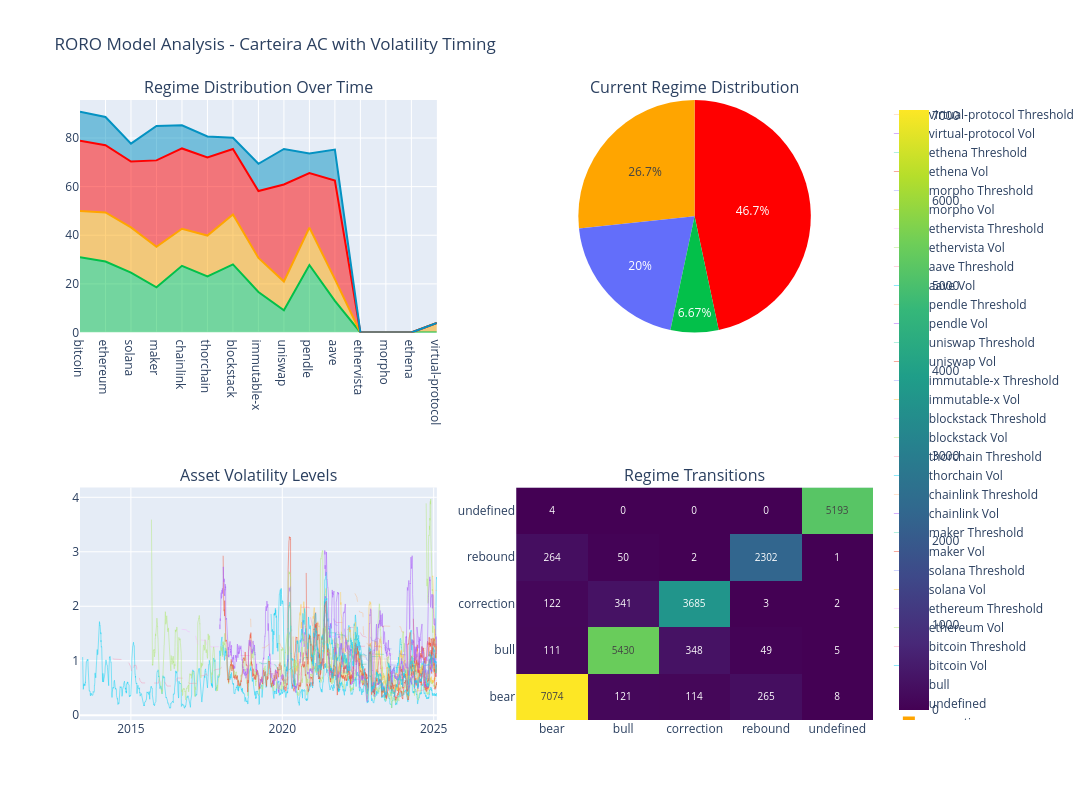

Source (notebook cell):
### Code cell
import pandas as pd
import numpy as np
import plotly.graph_objects as go
from plotly.subplots import make_subplots
from geckoAPI.assetsRoster import carteira_AC

def compute_momentum_regime(df: pd.DataFrame) -> pd.DataFrame:
    """
    Compute momentum-based regime classification with volatility timing
    """
    # Compute log returns
    returns = np.log(df).diff()
    
    # Compute momentum signals
    fast_momentum = returns.rolling(window=30).sum()  # 1-month momentum
    slow_momentum = returns.rolling(window=365).sum() # 12-month momentum
    
    # Compute 30-day realized volatility
    realized_vol = returns.rolling(window=30).std() * np.sqrt(252)  # Annualized
    
    # Define high volatility threshold (80th percentile of historical volatility)
    vol_threshold = realized_vol.rolling(window=365).quantile(0.8)
    
    # Convert to binary signals (+1 for positive, -1 for negative)
    fast_signal = np.sign(fast_momentum)
    slow_signal = np.sign(slow_momentum)
    
    # Initialize regime DataFrame
    regime = pd.DataFrame(index=df.index)
    
    # Classify regimes with volatility condition
    conditions = [
        # Bull: Strong uptrend (both fast and slow positive) + Low volatility
        (fast_signal == 1) & (slow_signal == 1) & (realized_vol <= vol_threshold),
        
        # Correction: Short-term weakness (fast negative, slow positive) + Low volatility
        (fast_signal == -1) & (slow_signal == 1) & (realized_vol <= vol_threshold),
        
        # Bear: Downtrend (both negative) OR High volatility
        ((fast_signal == -1) & (slow_signal == -1)) | (realized_vol > vol_threshold),
        
        # Rebound: Recovering trend (fast positive, slow negative) + Low volatility
        (fast_signal == 1) & (slow_signal == -1) & (realized_vol <= vol_threshold)
    ]
    
    choices = ['bull', 'correction', 'bear', 'rebound']
    regime['regime'] = np.select(conditions, choices, default='undefined')
    
    # Add metrics for reference
    regime['realized_volatility'] = realized_vol
    regime['volatility_threshold'] = vol_threshold
    regime['fast_momentum'] = fast_momentum
    regime['slow_momentum'] = slow_momentum
    
    return regime

def analyze_and_plot_regimes():
    """
    Analyze and plot regime distributions with volatility overlay
    """
    all_regimes = {}
    all_metrics = {}
    
    # Process each asset
    for asset in carteira_AC:
        try:
            # Load and clean data
            df = pd.read_csv(f'micro/assetData/{asset}.csv')
            df['date'] = pd.to_datetime(df['date'])
            df = df.sort_values('date').groupby('date').last().reset_index()
            df.set_index('date', inplace=True)
            
            # Compute regime and metrics
            regime_df = compute_momentum_regime(df.iloc[:, 0])
            all_regimes[asset] = regime_df['regime']
            all_metrics[asset] = {
                'vol': regime_df['realized_volatility'],
                'vol_threshold': regime_df['volatility_threshold'],
                'fast_momentum': regime_df['fast_momentum'],
                'slow_momentum': regime_df['slow_momentum']
            }
            
        except Exception as e:
            print(f"Error processing {asset}: {str(e)}")
    
    # Combine all regimes
    combined_regimes = pd.DataFrame(all_regimes)
    combined_regimes = combined_regimes.loc[~combined_regimes.index.duplicated(keep='last')]
    
    # Create plots
    fig = make_subplots(
        rows=2, cols=2,
        subplot_titles=(
            'Regime Distribution Over Time',
            'Current Regime Distribution',
            'Asset Volatility Levels',
            'Regime Transitions'
        ),
        specs=[[{"type": "xy"}, {"type": "domain"}],
               [{"type": "xy"}, {"type": "xy"}]]
    )
    
    # Define colors
    colors = {
        'bull': '#03C04A',     # Green
        'correction': '#FFA500', # Orange
        'bear': '#FF0000',      # Red
        'rebound': '#0492C2'    # Blue
    }
    
    # 1. Regime Distribution Over Time
    regime_counts = pd.DataFrame()
    for col in combined_regimes.columns:
        counts = pd.Series(combined_regimes[col]).value_counts()
        regime_counts[col] = counts
    
    regime_percentages = regime_counts.div(regime_counts.sum(axis=0), axis=1) * 100
    
    for regime in ['bull', 'correction', 'bear', 'rebound']:
        if regime in regime_percentages.index:
            fig.add_trace(
                go.Scatter(
                    x=regime_percentages.columns,
                    y=regime_percentages.loc[regime],
                    name=regime,
                    mode='lines',
                    line=dict(color=colors[regime]),
                    stackgroup='one'
                ),
                row=1, col=1
            )
    
    # 2. Current Regime Distribution (Pie Chart)
    latest_regimes = pd.Series(combined_regimes.iloc[-1]).value_counts()
    fig.add_trace(
        go.Pie(
            labels=latest_regimes.index,
            values=latest_regimes.values,
            marker_colors=[colors.get(r, '#GRAY') for r in latest_regimes.index]
        ),
        row=1, col=2
    )
    
    # 3. Volatility Plot
    for asset in all_metrics:
        fig.add_trace(
            go.Scatter(
                x=all_metrics[asset]['vol'].index,
                y=all_metrics[asset]['vol'],
                name=f"{asset} Vol",
                line=dict(width=1),
                opacity=0.5
            ),
            row=2, col=1
        )
        fig.add_trace(
            go.Scatter(
                x=all_metrics[asset]['vol_threshold'].index,
                y=all_metrics[asset]['vol_threshold'],
                name=f"{asset} Threshold",
                line=dict(dash='dash', width=1),
                opacity=0.3
            ),
            row=2, col=1
        )
    
    # 4. Regime Transitions Heatmap
    transitions = pd.DataFrame()
    for asset in combined_regimes.columns:
        series = combined_regimes[asset]
        curr_transitions = pd.crosstab(
            pd.Series(series), 
            pd.Series(series.shift(1))
        )
        transitions = transitions.add(curr_transitions, fill_value=0)
    
    fig.add_trace(
        go.Heatmap(
            z=transitions.values,
            x=transitions.columns,
            y=transitions.index,
            colorscale='Viridis',
            text=transitions.values.round(2),
            texttemplate='%{text}',
            textfont={"size": 10},
        ),
        row=2, col=2
    )
    
    # Update layout
    fig.update_layout(
        height=800,
        width=1200,
        showlegend=True,
        title_text="RORO Model Analysis - Carteira AC with Volatility Timing"
    )
    
    fig.show()
    
    # Define positioning advice
    positioning_map = {
        'bull': 'BUY - Fully Long Risk Assets',
        'correction': 'REDUCE - Partial Longs',
        'bear': 'SELL - Defensive Positioning',
        'rebound': 'GRADUAL BUY - Re-Entry Phase'
    }
    
    # Print summary statistics
    print("\nOverall Regime Distribution:")
    overall_dist = combined_regimes.values.flatten()
    overall_counts = pd.Series(overall_dist).value_counts()
    print((overall_counts / len(overall_dist) * 100).round(2))
    
    # Print current market analysis
    print("\nCurrent Market Analysis:")
    current_regimes = combined_regimes.iloc[-1].sort_index()
    
    for asset, regime in current_regimes.items():
        vol = all_metrics[asset]['vol'].iloc[-1]
        vol_threshold = all_metrics[asset]['vol_threshold'].iloc[-1]
        fast_mom = all_metrics[asset]['fast_momentum'].iloc[-1]
        slow_mom = all_metrics[asset]['slow_momentum'].iloc[-1]
        
        print(f"\n{asset.upper()}:")
        print(f"Regime: {regime}")
        print(f"Current Volatility: {vol:.2%}")
        print(f"Volatility Threshold: {vol_threshold:.2%}")
        print(f"Fast Momentum: {fast_mom:.2%}")
        print(f"Slow Momentum: {slow_mom:.2%}")
        print(f"Positioning: {positioning_map[regime]}")

# Run the analysis
analyze_and_plot_regimes()

### Figure 1 — Plotly figure (JSON) as saved in the notebook; plotly's stock layout.template omitted (floating-point values rounded to 4 significant figures; data arrays with more than 128 entries replaced by an {"elided": "..."} marker saying what was removed)
{"data": [{"line": {"color": "#03C04A"}, "mode": "lines", "name": "bull", "stackgroup": "one", "type": "scatter", "x": ["bitcoin", "ethereum", "solana", "maker", "chainlink", "thorchain", "blockstack", "immutable-x", "uniswap", "pendle", "aave", "ethervista", "morpho", "ethena", "virtual-protocol"], "xaxis": "x", "y": [30.97, 29.22, 24.63, 18.59, 27.43, 23.09, 28.02, 16.68, 9.147, 27.75, 13.01, null, null, null, null], "yaxis": "y"}, {"line": {"color": "#FFA500"}, "mode": "lines", "name": "correction", "stackgroup": "one", "type": "scatter", "x": ["bitcoin", "ethereum", "solana", "maker", "chainlink", "thorchain", "blockstack", "immutable-x", "uniswap", "pendle", "aave", "ethervista", "morpho", "ethena", "virtual-protocol"], "xaxis": "x", "y": [19.05, 20.18, 18.57, 16.67, 15.25, 16.79, 20.48, 14.0, 11.82, 15.39, 8.925, null, null, null, 3.902], "yaxis": "y"}, {"line": {"color": "#FF0000"}, "mode": "lines", "name": "bear", "stackgroup": "one", "type": "scatter", "x": ["bitcoin", "ethereum", "solana", "maker", "chainlink", "thorchain", "blockstack", "immutable-x", "uniswap", "pendle", "aave", "ethervista", "morpho", "ethena", "virtual-protocol"], "xaxis": "x", "y": [28.83, 27.66, 27.12, 35.53, 33.02, 32.1, 26.99, 27.49, 39.89, 22.47, 40.54, null, null, null, null], "yaxis": "y"}, {"line": {"color": "#0492C2"}, "mode": "lines", "name": "rebound", "stackgroup": "one", "type": "scatter", "x": ["bitcoin", "ethereum", "solana", "maker", "chainlink", "thorchain", "blockstack", "immutable-x", "uniswap", "pendle", "aave", "ethervista", "morpho", "ethena", "virtual-protocol"], "xaxis": "x", "y": [11.99, 11.6, 7.361, 14.18, 9.547, 8.616, 4.602, 11.23, 14.62, 8.02, 12.76, null, null, null, null], "yaxis": "y"}, {"domain": {"x": [0.55, 1], "y": [0.625, 1]}, "labels": ["bear", "correction", "undefined", "bull"], "marker": {"colors": ["#FF0000", "#FFA500", "#GRAY", "#03C04A"]}, "type": "pie", "values": [7, 4, 3, 1]}, {"line": {"width": 1}, "name": "bitcoin Vol", "opacity": 0.5, "type": "scatter", "x": {"elided": "4304 str values"}, "xaxis": "x2", "y": {"elided": "4304 float values"}, "yaxis": "y2"}, {"line": {"dash": "dash", "width": 1}, "name": "bitcoin Threshold", "opacity": 0.3, "type": "scatter", "x": {"elided": "4304 str values"}, "xaxis": "x2", "y": {"elided": "4304 float values"}, "yaxis": "y2"}, {"line": {"width": 1}, "name": "ethereum Vol", "opacity": 0.5, "type": "scatter", "x": {"elided": "3474 str values"}, "xaxis": "x2", "y": {"elided": "3474 float values"}, "yaxis": "y2"}, {"line": {"dash": "dash", "width": 1}, "name": "ethereum Threshold", "opacity": 0.3, "type": "scatter", "x": {"elided": "3474 str values"}, "xaxis": "x2", "y": {"elided": "3474 float values"}, "yaxis": "y2"}, {"line": {"width": 1}, "name": "solana Vol", "opacity": 0.5, "type": "scatter", "x": {"elided": "1766 str values"}, "xaxis": "x2", "y": {"elided": "1766 float values"}, "yaxis": "y2"}, {"line": {"dash": "dash", "width": 1}, "name": "solana Threshold", "opacity": 0.3, "type": "scatter", "x": {"elided": "1766 str values"}, "xaxis": "x2", "y": {"elided": "1766 float values"}, "yaxis": "y2"}, {"line": {"width": 1}, "name": "maker Vol", "opacity": 0.5, "type": "scatter", "x": {"elided": "2609 str values"}, "xaxis": "x2", "y": {"elided": "2609 float values"}, "yaxis": "y2"}, {"line": {"dash": "dash", "width": 1}, "name": "maker Threshold", "opacity": 0.3, "type": "scatter", "x": {"elided": "2609 str values"}, "xaxis": "x2", "y": {"elided": "2609 float values"}, "yaxis": "y2"}, {"line": {"width": 1}, "name": "chainlink Vol", "opacity": 0.5, "type": "scatter", "x": {"elided": "2650 str values"}, "xaxis": "x2", "y": {"elided": "2650 float values"}, "yaxis": "y2"}, {"line": {"dash": "dash", "width": 1}, "name": "chainlink Threshold", "opacity": 0.3, "type": "scatter", "x": {"elided": "2650 str values"}, "xaxis": "x2", "y": {"elided": "2650 float values"}, "yaxis": "y2"}, {"line": {"width": 1}, "name": "thorchain Vol", "opacity": 0.5, "type": "scatter", "x": {"elided": "2031 str values"}, "xaxis": "x2", "y": {"elided": "2031 float values"}, "yaxis": "y2"}, {"line": {"dash": "dash", "width": 1}, "name": "thorchain Threshold", "opacity": 0.3, "type": "scatter", "x": {"elided": "2031 str values"}, "xaxis": "x2", "y": {"elided": "2031 float values"}, "yaxis": "y2"}, {"line": {"width": 1}, "name": "blockstack Vol", "opacity": 0.5, "type": "scatter", "x": {"elided": "1934 str values"}, "xaxis": "x2", "y": {"elided": "1934 float values"}, "yaxis": "y2"}, {"line": {"dash": "dash", "width": 1}, "name": "blockstack Threshold", "opacity": 0.3, "type": "scatter", "x": {"elided": "1934 str values"}, "xaxis": "x2", "y": {"elided": "1934 float values"}, "yaxis": "y2"}, {"line": {"width": 1}, "name": "immutable-x Vol", "opacity": 0.5, "type": "scatter", "x": {"elided": "1193 str values"}, "xaxis": "x2", "y": {"elided": "1193 float values"}, "yaxis": "y2"}, {"line": {"dash": "dash", "width": 1}, "name": "immutable-x Threshold", "opacity": 0.3, "type": "scatter", "x": {"elided": "1193 str values"}, "xaxis": "x2", "y": {"elided": "1193 float values"}, "yaxis": "y2"}, {"line": {"width": 1}, "name": "uniswap Vol", "opacity": 0.5, "type": "scatter", "x": {"elided": "1607 str values"}, "xaxis": "x2", "y": {"elided": "1607 float values"}, "yaxis": "y2"}, {"line": {"dash": "dash", "width": 1}, "name": "uniswap Threshold", "opacity": 0.3, "type": "scatter", "x": {"elided": "1607 str values"}, "xaxis": "x2", "y": {"elided": "1607 float values"}, "yaxis": "y2"}, {"line": {"width": 1}, "name": "pendle Vol", "opacity": 0.5, "type": "scatter", "x": {"elided": "1384 str values"}, "xaxis": "x2", "y": {"elided": "1384 float values"}, "yaxis": "y2"}, {"line": {"dash": "dash", "width": 1}, "name": "pendle Threshold", "opacity": 0.3, "type": "scatter", "x": {"elided": "1384 str values"}, "xaxis": "x2", "y": {"elided": "1384 float values"}, "yaxis": "y2"}, {"line": {"width": 1}, "name": "aave Vol", "opacity": 0.5, "type": "scatter", "x": {"elided": "1591 str values"}, "xaxis": "x2", "y": {"elided": "1591 float values"}, "yaxis": "y2"}, {"line": {"dash": "dash", "width": 1}, "name": "aave Threshold", "opacity": 0.3, "type": "scatter", "x": {"elided": "1591 str values"}, "xaxis": "x2", "y": {"elided": "1591 float values"}, "yaxis": "y2"}, {"line": {"width": 1}, "name": "ethervista Vol", "opacity": 0.5, "type": "scatter", "x": {"elided": "161 str values"}, "xaxis": "x2", "y": {"elided": "161 float values"}, "yaxis": "y2"}, {"line": {"dash": "dash", "width": 1}, "name": "ethervista Threshold", "opacity": 0.3, "type": "scatter", "x": {"elided": "161 str values"}, "xaxis": "x2", "y": {"elided": "161 null values"}, "yaxis": "y2"}, {"line": {"width": 1}, "name": "morpho Vol", "opacity": 0.5, "type": "scatter", "x": ["2024-11-19T00:00:00", "2024-11-20T00:00:00", "2024-11-21T00:00:00", "2024-11-22T00:00:00", "2024-11-23T00:00:00", "2024-11-24T00:00:00", "2024-11-25T00:00:00", "2024-11-26T00:00:00", "2024-11-27T00:00:00", "2024-11-28T00:00:00", "2024-11-29T00:00:00", "2024-11-30T00:00:00", "2024-12-01T00:00:00", "2024-12-02T00:00:00", "2024-12-03T00:00:00", "2024-12-04T00:00:00", "2024-12-05T00:00:00", "2024-12-06T00:00:00", "2024-12-07T00:00:00", "2024-12-08T00:00:00", "2024-12-09T00:00:00", "2024-12-10T00:00:00", "2024-12-11T00:00:00", "2024-12-12T00:00:00", "2024-12-13T00:00:00", "2024-12-14T00:00:00", "2024-12-15T00:00:00", "2024-12-16T00:00:00", "2024-12-17T00:00:00", "2024-12-18T00:00:00", "2024-12-19T00:00:00", "2024-12-20T00:00:00", "2024-12-21T00:00:00", "2024-12-22T00:00:00", "2024-12-23T00:00:00", "2024-12-24T00:00:00", "2024-12-25T00:00:00", "2024-12-26T00:00:00", "2024-12-27T00:00:00", "2024-12-28T00:00:00", "2024-12-29T00:00:00", "2024-12-30T00:00:00", "2024-12-31T00:00:00", "2025-01-01T00:00:00", "2025-01-02T00:00:00", "2025-01-03T00:00:00", "2025-01-04T00:00:00", "2025-01-05T00:00:00", "2025-01-06T00:00:00", "2025-01-07T00:00:00", "2025-01-08T00:00:00", "2025-01-09T00:00:00", "2025-01-10T00:00:00", "2025-01-11T00:00:00", "2025-01-12T00:00:00", "2025-01-13T00:00:00", "2025-01-14T00:00:00", "2025-01-15T00:00:00", "2025-01-16T00:00:00", "2025-01-17T00:00:00", "2025-01-18T00:00:00", "2025-01-19T00:00:00", "2025-01-20T00:00:00", "2025-01-21T00:00:00", "2025-01-22T00:00:00", "2025-01-23T00:00:00", "2025-01-24T00:00:00", "2025-01-25T00:00:00", "2025-01-26T00:00:00", "2025-01-27T00:00:00", "2025-01-28T00:00:00", "2025-01-29T00:00:00", "2025-01-30T00:00:00", "2025-01-31T00:00:00", "2025-02-01T00:00:00", "2025-02-02T00:00:00", "2025-02-03T00:00:00", "2025-02-04T00:00:00", "2025-02-05T00:00:00", "2025-02-06T00:00:00", "2025-02-07T00:00:00", "2025-02-08T00:00:00"], "xaxis": "x2", "y": [null, null, null, null, null, null, null, null, null, null, null, null, null, null, null, null, null, null, null, null, null, null, null, null, null, null, null, null, null, null, 2.541, 2.558, 2.511, 2.507, 2.505, 2.474, 2.419, 2.339, 2.195, 2.008, 2.027, 1.97, 1.969, 1.974, 1.964, 1.962, 1.633, 1.635, 1.652, 1.642, 1.524, 1.49, 1.51, 1.491, 1.4, 1.379, 1.365, 1.497, 1.584, 1.584, 1.526, 1.55, 1.423, 1.423, 1.305, 1.306, 1.279, 1.319, 1.317, 1.319, 1.304, 1.299, 1.208, 1.206, 1.259, 1.345, 1.345, 1.374, 1.367, 1.369, 1.36, 1.395], "yaxis": "y2"}, {"line": {"dash": "dash", "width": 1}, "name": "morpho Threshold", "opacity": 0.3, "type": "scatter", "x": ["2024-11-19T00:00:00", "2024-11-20T00:00:00", "2024-11-21T00:00:00", "2024-11-22T00:00:00", "2024-11-23T00:00:00", "2024-11-24T00:00:00", "2024-11-25T00:00:00", "2024-11-26T00:00:00", "2024-11-27T00:00:00", "2024-11-28T00:00:00", "2024-11-29T00:00:00", "2024-11-30T00:00:00", "2024-12-01T00:00:00", "2024-12-02T00:00:00", "2024-12-03T00:00:00", "2024-12-04T00:00:00", "2024-12-05T00:00:00", "2024-12-06T00:00:00", "2024-12-07T00:00:00", "2024-12-08T00:00:00", "2024-12-09T00:00:00", "2024-12-10T00:00:00", "2024-12-11T00:00:00", "2024-12-12T00:00:00", "2024-12-13T00:00:00", "2024-12-14T00:00:00", "2024-12-15T00:00:00", "2024-12-16T00:00:00", "2024-12-17T00:00:00", "2024-12-18T00:00:00", "2024-12-19T00:00:00", "2024-12-20T00:00:00", "2024-12-21T00:00:00", "2024-12-22T00:00:00", "2024-12-23T00:00:00", "2024-12-24T00:00:00", "2024-12-25T00:00:00", "2024-12-26T00:00:00", "2024-12-27T00:00:00", "2024-12-28T00:00:00", "2024-12-29T00:00:00", "2024-12-30T00:00:00", "2024-12-31T00:00:00", "2025-01-01T00:00:00", "2025-01-02T00:00:00", "2025-01-03T00:00:00", "2025-01-04T00:00:00", "2025-01-05T00:00:00", "2025-01-06T00:00:00", "2025-01-07T00:00:00", "2025-01-08T00:00:00", "2025-01-09T00:00:00", "2025-01-10T00:00:00", "2025-01-11T00:00:00", "2025-01-12T00:00:00", "2025-01-13T00:00:00", "2025-01-14T00:00:00", "2025-01-15T00:00:00", "2025-01-16T00:00:00", "2025-01-17T00:00:00", "2025-01-18T00:00:00", "2025-01-19T00:00:00", "2025-01-20T00:00:00", "2025-01-21T00:00:00", "2025-01-22T00:00:00", "2025-01-23T00:00:00", "2025-01-24T00:00:00", "2025-01-25T00:00:00", "2025-01-26T00:00:00", "2025-01-27T00:00:00", "2025-01-28T00:00:00", "2025-01-29T00:00:00", "2025-01-30T00:00:00", "2025-01-31T00:00:00", "2025-02-01T00:00:00", "2025-02-02T00:00:00", "2025-02-03T00:00:00", "2025-02-04T00:00:00", "2025-02-05T00:00:00", "2025-02-06T00:00:00", "2025-02-07T00:00:00", "2025-02-08T00:00:00"], "xaxis": "x2", "y": [null, null, null, null, null, null, null, null, null, null, null, null, null, null, null, null, null, null, null, null, null, null, null, null, null, null, null, null, null, null, null, null, null, null, null, null, null, null, null, null, null, null, null, null, null, null, null, null, null, null, null, null, null, null, null, null, null, null, null, null, null, null, null, null, null, null, null, null, null, null, null, null, null, null, null, null, null, null, null, null, null, null], "yaxis": "y2"}, {"line": {"width": 1}, "name": "ethena Vol", "opacity": 0.5, "type": "scatter", "x": {"elided": "314 str values"}, "xaxis": "x2", "y": {"elided": "314 float values"}, "yaxis": "y2"}, {"line": {"dash": "dash", "width": 1}, "name": "ethena Threshold", "opacity": 0.3, "type": "scatter", "x": {"elided": "314 str values"}, "xaxis": "x2", "y": {"elided": "314 null values"}, "yaxis": "y2"}, {"line": {"width": 1}, "name": "virtual-protocol Vol", "opacity": 0.5, "type": "scatter", "x": {"elided": "410 str values"}, "xaxis": "x2", "y": {"elided": "410 float values"}, "yaxis": "y2"}, {"line": {"dash": "dash", "width": 1}, "name": "virtual-protocol Threshold", "opacity": 0.3, "type": "scatter", "x": {"elided": "410 str values"}, "xaxis": "x2", "y": {"elided": "410 float values"}, "yaxis": "y2"}, {"colorscale": [[0, "#440154"], [0.1111, "#482878"], [0.2222, "#3e4989"], [0.3333, "#31688e"], [0.4444, "#26828e"], [0.5556, "#1f9e89"], [0.6667, "#35b779"], [0.7778, "#6ece58"], [0.8889, "#b5de2b"], [1, "#fde725"]], "text": [[7074, 121, 114, 265, 8], [111, 5430, 348, 49, 5], [122, 341, 3685, 3, 2], [264, 50, 2, 2302, 1], [4, 0, 0, 0, 5193]], "textfont": {"size": 10}, "texttemplate": "%{text}", "type": "heatmap", "x": ["bear", "bull", "correction", "rebound", "undefined"], "xaxis": "x3", "y": ["bear", "bull", "correction", "rebound", "undefined"], "yaxis": "y3", "z": [[7074, 121, 114, 265, 8], [111, 5430, 348, 49, 5], [122, 341, 3685, 3, 2], [264, 50, 2, 2302, 1], [4, 0, 0, 0, 5193]]}], "layout": {"annotations": [{"font": {"size": 16}, "showarrow": false, "text": "Regime Distribution Over Time", "x": 0.225, "xanchor": "center", "xref": "paper", "y": 1, "yanchor": "bottom", "yref": "paper"}, {"font": {"size": 16}, "showarrow": false, "text": "Current Regime Distribution", "x": 0.775, "xanchor": "center", "xref": "paper", "y": 1, "yanchor": "bottom", "yref": "paper"}, {"font": {"size": 16}, "showarrow": false, "text": "Asset Volatility Levels", "x": 0.225, "xanchor": "center", "xref": "paper", "y": 0.375, "yanchor": "bottom", "yref": "paper"}, {"font": {"size": 16}, "showarrow": false, "text": "Regime Transitions", "x": 0.775, "xanchor": "center", "xref": "paper", "y": 0.375, "yanchor": "bottom", "yref": "paper"}], "height": 800, "showlegend": true, "title": {"text": "RORO Model Analysis - Carteira AC with Volatility Timing"}, "width": 1200, "xaxis": {"anchor": "y", "domain": [0, 0.45]}, "xaxis2": {"anchor": "y2", "domain": [0, 0.45]}, "xaxis3": {"anchor": "y3", "domain": [0.55, 1]}, "yaxis": {"anchor": "x", "domain": [0.625, 1]}, "yaxis2": {"anchor": "x2", "domain": [0, 0.375]}, "yaxis3": {"anchor": "x3", "domain": [0, 0.375]}}}
